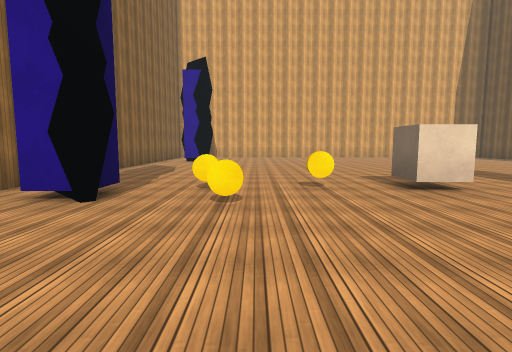
view 1 (above)

17 first-person views from a walk through a scene from a Unity 3-D project. The camera is 1.5 m above the floor, tilts 6° down and sees 80° across. The floor is counted in squares, 1.8 m on a side. Each view is taken from the middle of a square. On the plan, view 1 faces up. The plan holds only what a view shows up to about 11 squares ahead; the rest is blank. The place goes on beyond the plan. The player is left out. Surface patterns are stand-ins for the level's own textures.

view 2
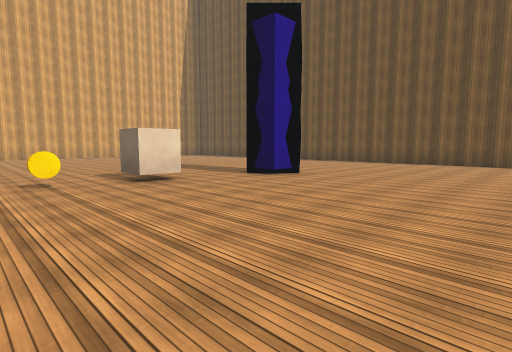

view 3
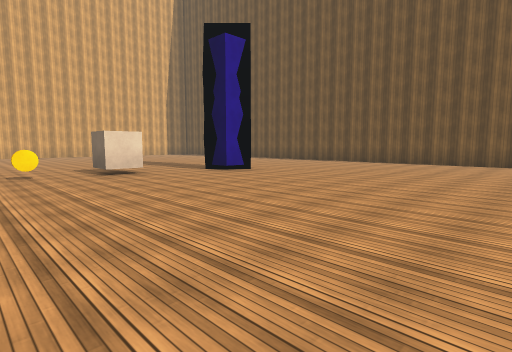

view 4
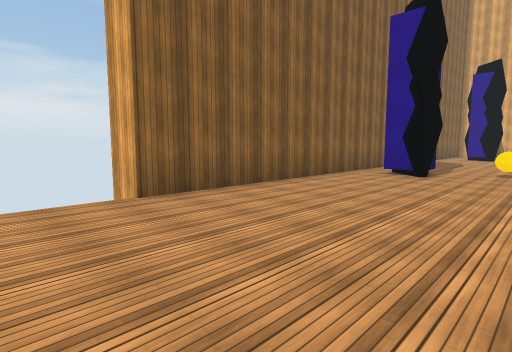

view 5
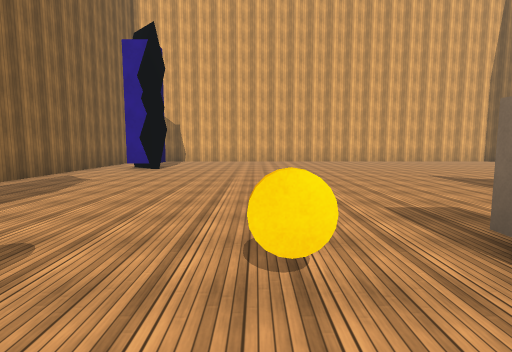

view 6
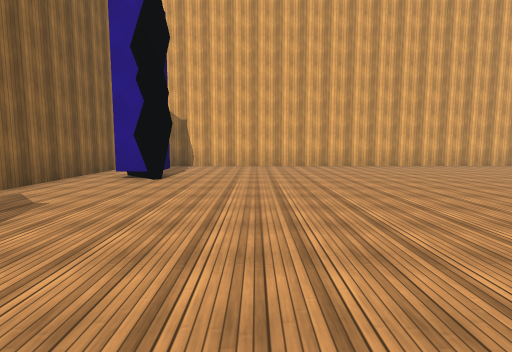

view 7
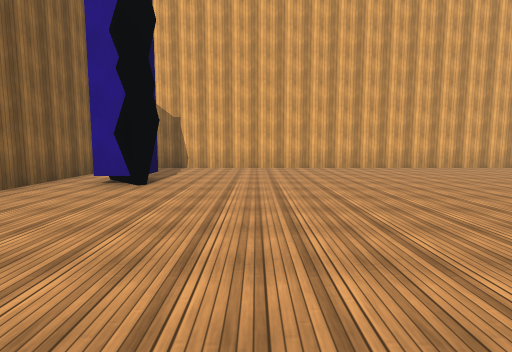

view 8
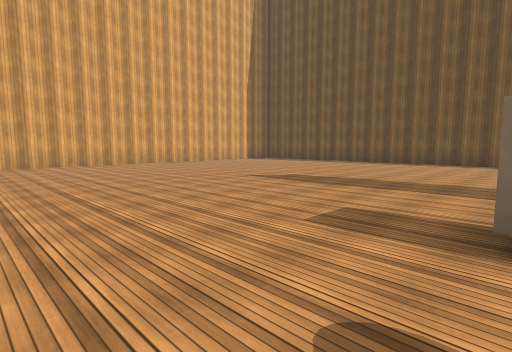

view 9
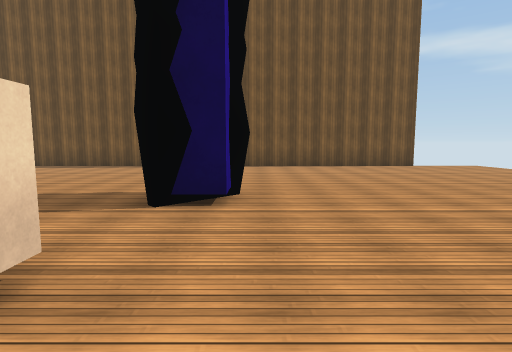

view 10
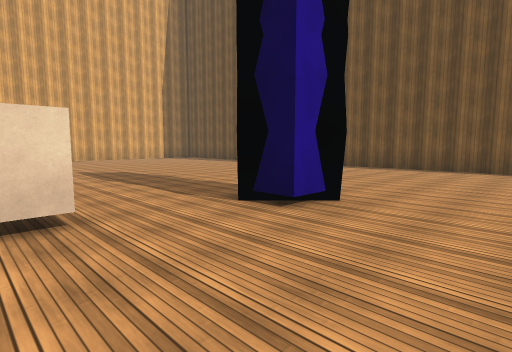

view 11
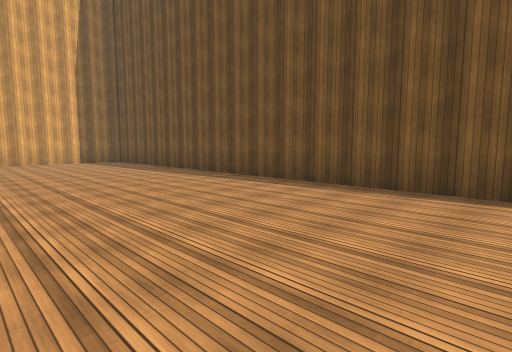

view 12
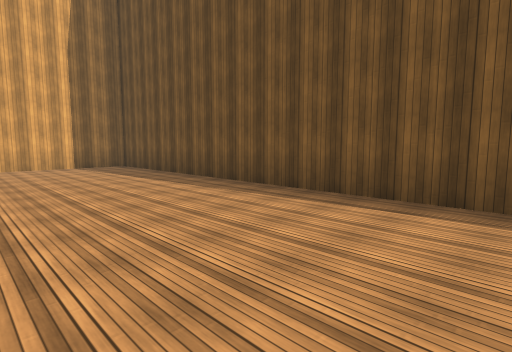

view 13
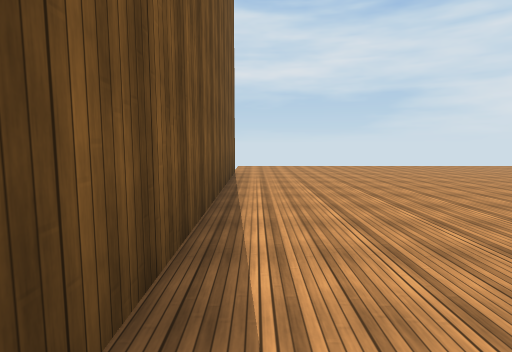

view 14
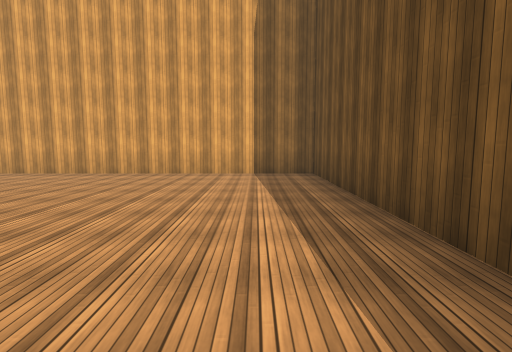

view 15
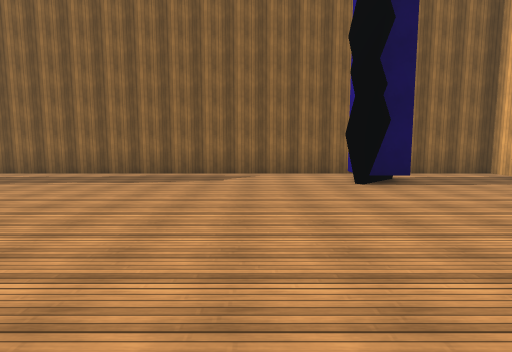

view 16
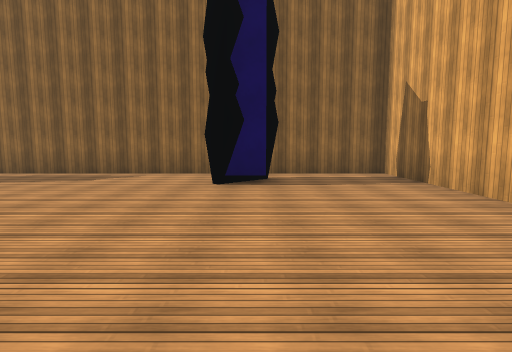

view 17
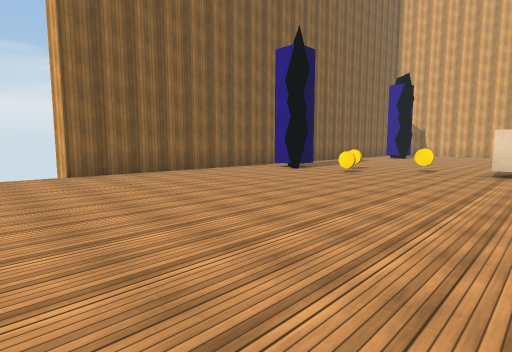

### Floor plan
Points are (right, up) in squares from view 1. A wall is a line through its corners. A room is listed if a view was taken in it or the views show most of it. See-through windows are left out.
Room 1 (views 1, 2, 3, 4, 5, 6, 7, 8, 9, 10, 11, 12, 13, 14, 15, 16, 17)
walls: (6.9, 4.4) (6.1, 4.4) (6.1, 5.2); (7, 4.1) (5.8, 5.2); (-2.3, 5.5) (-2.3, 4.6); (-2.1, 4.6) (-2.6, 4.2) (-3.1, 4.7); (-2.6, 4.4) (-3.5, 4.4); (-2.3, 15.2) (-2.3, 14.2) (-3.4, 14.2); (-2.9, 15.1) (-2.1, 14.3) (-2.5, 14) (-3.4, 14.9); (13.6, -1.9) (13.6, 18.6) (-4.6, 18.6) (-4.6, -2)
objects: other object (-1, 6); other object (0, 4); other object (1, 6); other object (3, 6)

Positions as (right, up) in squares from view 1, and headings:
1: (0, 0), facing up
2: (0, -1), facing up-right
3: (0, -3), facing up-right
4: (0, -4), facing up-left
5: (1, 4), facing up
6: (0, 7), facing up
7: (0, 8), facing up
8: (0, 6), facing up-right
9: (2, 4), facing right
10: (3, 2), facing up-right
11: (8, 4), facing up-right
12: (9, 7), facing up-right
13: (13, 7), facing down
14: (12, 10), facing up
15: (4, 12), facing left
16: (4, 15), facing left
17: (4, -4), facing up-left
